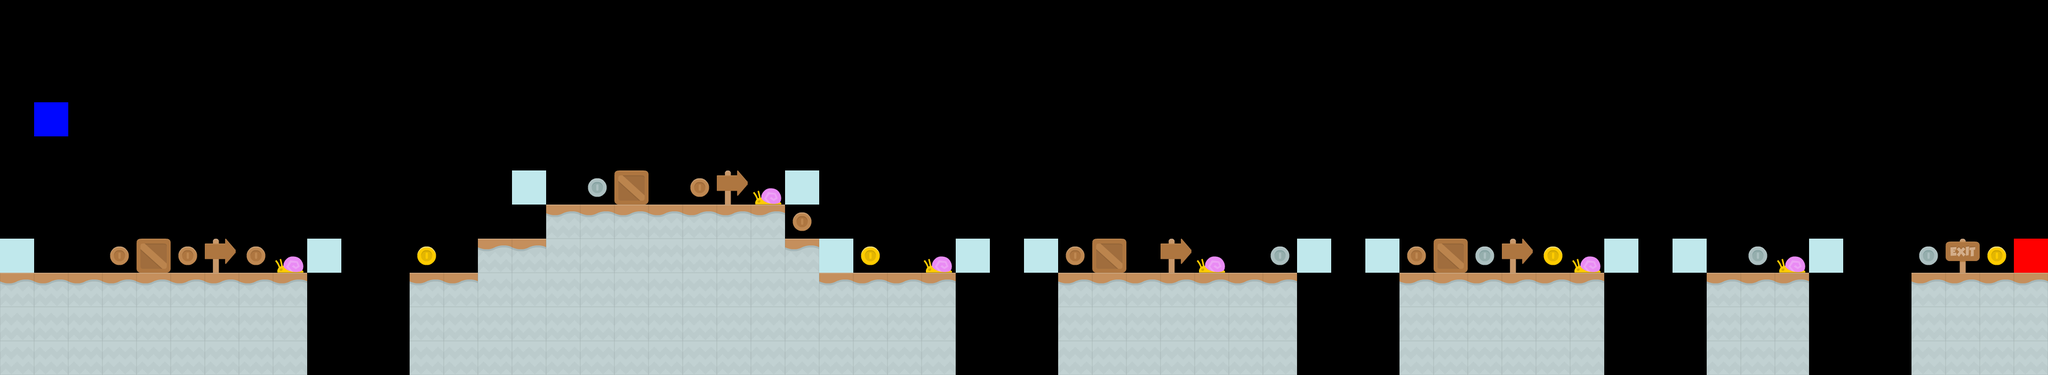

This is a level from a 2D game, rendered from its Tiled map with the project's own tilesets. A one-line summary and the map file follow, with tile-layer data summarised:
An orthogonal 60x11 tile map with 64x64 px tiles, 7 tile layers (tile, coin, player, french, ...), 8 tilesets.

<map version="1.9" tiledversion="1.9.2" orientation="orthogonal" renderorder="right-down" width="60" height="11" tilewidth="64" tileheight="64" infinite="0" nextlayerid="9" nextobjectid="1">
 <tileset firstgid="1" source="cliff_tiles.tsx" />
 <tileset firstgid="13" source="bridge.tsx" />
 <tileset firstgid="14" source="coin_tiles.tsx" />
 <tileset firstgid="17" source="checkpoint_player.tsx" />
 <tileset firstgid="19" source="french_tiles.tsx" />
 <tileset firstgid="24" source="checkpoint_enemy.tsx" />
 <tileset firstgid="26" source="box.tsx" />
 <tileset firstgid="27" source="sand_tiles.tsx" />
 <layer id="1" name="tile" width="60" height="11">
  <data>[660 cells, 152 non-empty, 2 distinct tile ids]</data>
 </layer>
 <layer id="3" name="coin" width="60" height="11">
  <data>[660 cells, 16 non-empty, 3 distinct tile ids]</data>
 </layer>
 <layer id="4" name="player" width="60" height="11">
  <data>[660 cells, 2 non-empty, 2 distinct tile ids]</data>
 </layer>
 <layer id="5" name="french" width="60" height="11">
  <data>[660 cells, 5 non-empty, 2 distinct tile ids]</data>
 </layer>
 <layer id="6" name="constant" width="60" height="11">
  <data>[660 cells, 13 non-empty, 2 distinct tile ids]</data>
 </layer>
 <layer id="8" name="crate" width="60" height="11">
  <data>[660 cells, 4 non-empty, 1 distinct tile ids]</data>
 </layer>
 <layer id="7" name="enemy" width="60" height="11">
  <data>[660 cells, 5 non-empty, 1 distinct tile ids]</data>
 </layer>
</map>
